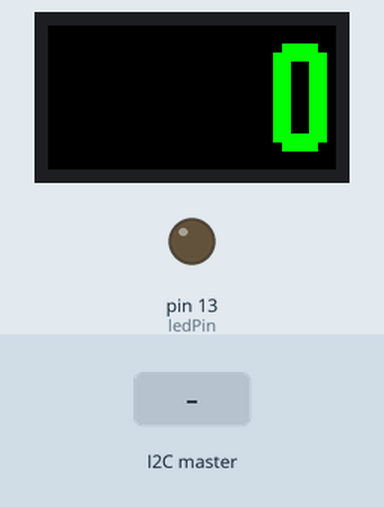
Simulated run of this sketch. Board: Arduino Mega 2560, built with avr-gcc and run on an emulated ATmega2560. On the bench: 32×16 colour display, output pins drawn as LEDs (lit = HIGH). The test bench sets the inputs (shaded band).

Above: at 3.2 s.
3.3 s: the I2C master sends the byte 1
At 4.2 s:
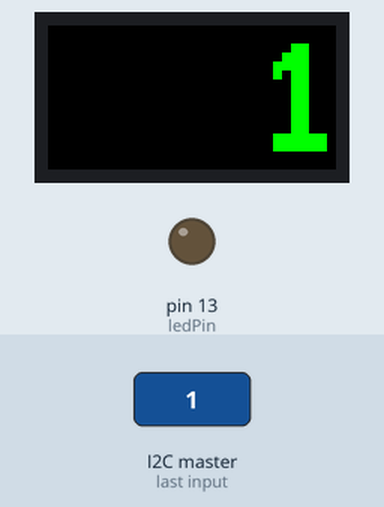
4.9 s: the I2C master sends the byte 2
At 5.4 s:
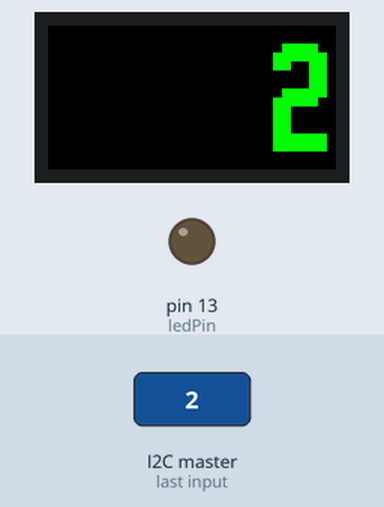
Timing chart, 0 to 7.9 s (numbered marks = the images above; inputs shaded):
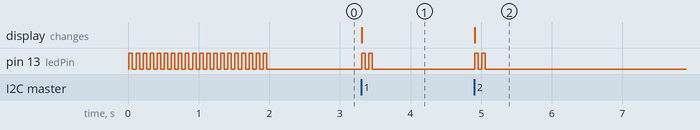

The sketch:

test_i2c.ino
```cpp
#include <Wire.h>
#include <Adafruit_GFX.h>   // Core graphics library
#include <RGBmatrixPanel.h> // Hardware-specific library

int number = 0;
int state = 0;
const int ledPin    = 13;

#define SLAVE_ADDRESS 0x04

#define CLK  8  // MUST be on PORTB! (Use pin 11 on Mega)
#define LAT A3
#define OE   9
#define A   A0
#define B   A1
#define C   A2
#define couleurR matrix.Color333( 255,   0,   0 )
#define couleurV matrix.Color333(   0, 255,   0 )
#define couleurB matrix.Color333(   0,   0, 255 )
#define couleurJ matrix.Color333( 255, 255,   0 )
#define couleurN matrix.Color333(   0,   0,   0 )
RGBmatrixPanel matrix( A, B, C, CLK, LAT, OE, false );
const unsigned char PROGMEM chiffres[ 11 ][ 16 ] =
{
    { 0x00,0x00,0x3C,0x7E,0x66,0x66,0x66,0x66,0x66,0x66,0x66,0x66,0x7E,0x3C,0x00,0x00 },  // Chiffre 0
    { 0x00,0x00,0x18,0x38,0x78,0x58,0x18,0x18,0x18,0x18,0x18,0x18,0x7E,0x7E,0x00,0x00 },  // Chiffre 1
    { 0x00,0x00,0x3C,0x7E,0x66,0x06,0x06,0x3E,0x7C,0x60,0x60,0x60,0x7E,0x7E,0x00,0x00 },  // Chiffre 2
    { 0x00,0x00,0x3C,0x7E,0x66,0x06,0x06,0x3C,0x3C,0x06,0x06,0x66,0x7E,0x3C,0x00,0x00 },  // Chiffre 3
    { 0x00,0x00,0x66,0x66,0x66,0x66,0x66,0x7E,0x3E,0x06,0x06,0x06,0x06,0x06,0x00,0x00 },  // Chiffre 4
    { 0x00,0x00,0x7E,0x7E,0x60,0x60,0x60,0x7C,0x7E,0x06,0x06,0x06,0x7E,0x7C,0x00,0x00 },  // Chiffre 5
    { 0x00,0x00,0x3C,0x7E,0x66,0x60,0x60,0x7C,0x7E,0x66,0x66,0x66,0x7E,0x3C,0x00,0x00 },  // Chiffre 6
    { 0x00,0x00,0x7E,0x7E,0x06,0x06,0x06,0x0C,0x18,0x18,0x18,0x18,0x18,0x18,0x00,0x00 },  // Chiffre 7
    { 0x00,0x00,0x3C,0x7E,0x66,0x66,0x66,0x3C,0x3C,0x66,0x66,0x66,0x7E,0x3C,0x00,0x00 },  // Chiffre 8
    { 0x00,0x00,0x3C,0x7E,0x66,0x66,0x66,0x7E,0x3E,0x06,0x06,0x66,0x7E,0x3C,0x00,0x00 },  // Chiffre 9
    { 0x00,0x00,0x00,0x00,0x00,0x00,0x00,0x00,0x00,0x00,0x00,0x00,0x00,0x00,0x00,0x00 }   // Chiffre vide
};


void clearScreen()
{
    matrix.fillScreen( matrix.Color333( 0, 0, 0 ) );
}


void afficheNombre( int nombre, uint16_t couleur )
{
    static byte oldDigits[ 4 ] = { 10, 10, 10, 10 };
    byte newDigits[ 4 ] = { 10, 10, 10, 10 };
    int digit;
    int i;
    int nbDigits;
    int16_t posX;

    digit = nombre;

         if( nombre <    10 ) { nbDigits = 1; }
    else if( nombre <   100 ) { nbDigits = 2; }
    else if( nombre <  1000 ) { nbDigits = 3; }
    else if( nombre < 10000 ) { nbDigits = 4; }
    for( i=0; i<nbDigits; i++ )
    {
        newDigits[ i ] = digit % 10;
        digit = digit / 10;
    }

    for( i=0; i<4; i++ )
    {
        if( newDigits[ i ] != oldDigits[ i ] )
        {
            posX = 24-i*8;
            matrix.drawBitmap( posX, 0, chiffres[ oldDigits[ i ] ], 8, 16, couleurN );
            matrix.drawBitmap( posX, 0, chiffres[ newDigits[ i ] ], 8, 16, couleur  );
        }
        oldDigits[ i ] = newDigits[ i ];
    }
}


// callback for received data
void receiveData( int byteCount )
{
    while( Wire.available() )
    {
        number = Wire.read();
    }
    afficheNombre( number, couleurV );

}

// callback for sending data
void sendData()
{
    Wire.write( number );
}

void multiBlink( int number )
{
    for( int i=0; i<number; i++ )
    {
        digitalWrite( ledPin, true );
        delay( 50 );
        digitalWrite( ledPin, false );
        delay( 50 );
    }
}


void setup()
{
    // initialize i2c as slave
    Wire.begin( SLAVE_ADDRESS );

    // define callbacks for i2c communication
    Wire.onReceive( receiveData );
    Wire.onRequest( sendData );

    matrix.begin();
    afficheNombre( 0, couleurV );

    pinMode( ledPin, OUTPUT );
    multiBlink( 20 );


}

void loop()
{
    if( number )
    {
        multiBlink( 2 );
        number = 0;
    }
}
```

Measured:
- after the input at 3.3 s, pin 13 (ledPin): alternates HIGH for 0.05 s and LOW for 0.05 s, 4 changes in all, then stays LOW, starting at once; the display: changes at once (image 1)
- after the input at 4.9 s, pin 13 (ledPin): alternates HIGH for 0.05 s and LOW for 0.05 s, 4 changes in all, then stays LOW, starting at once; the display: changes at once (image 2)
